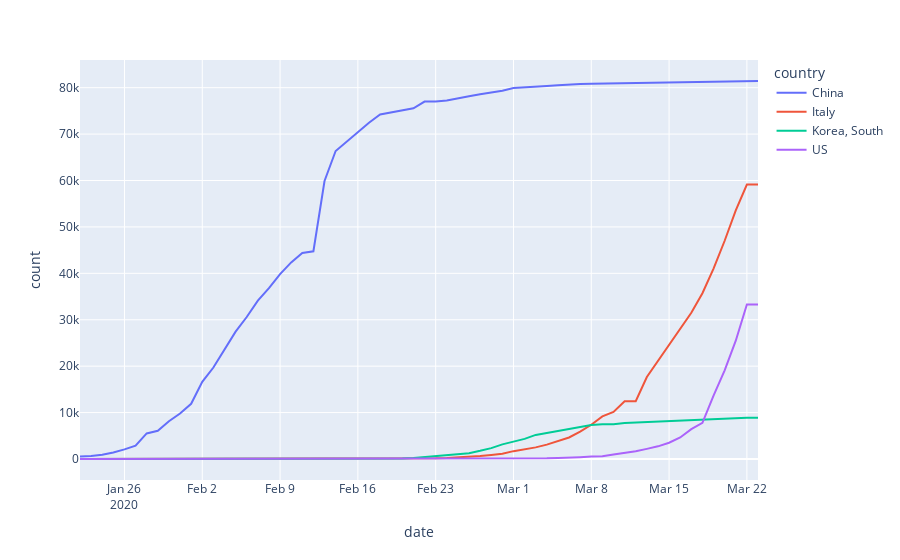

Here is the notebook cell this chart was saved with:
### Markdown cell above
### Plot time series for multiple countries using plotly

### Code cell
def plot_time_series():
    st.write('Select multiple countries to compare:')
    selected_countries=st.multiselect('Country or Region', countries, default=['US','China', 'Italy', 'Korea, South'])
    df=country_df.loc[country_df['country'].isin(selected_countries)]
    multi_plot = st.checkbox('Plot countries on one graph', key='multi', value=True)
    indiv_plot = st.checkbox('Plot countries on separate graphs', key='indiv')
    country_names='; '.join(selected_countries)
    if indiv_plot:
        st.write(f'Number of COVID-19 {dataset_type} cases over time: {country_names}')
        fig = px.line(df, x="date", y="count", color="country", facet_col="country", facet_col_wrap=3)
        return fig
    elif multi_plot:
        st.write(f'Number of COVID-19 {dataset_type} cases over time: {country_names}')
        fig = px.line(df, x="date", y="count", color="country")
        return fig
        
#st.plotly_chart(plot_time_series()) #uncomment for streamlit
plot_time_series()
